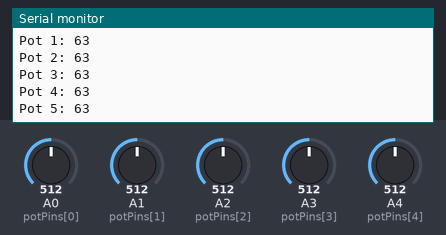
A sketch run on a simulated Arduino Leonardo, built with avr-gcc and run on an emulated ATmega32U4. On the bench: the last lines printed to the serial monitor. The test bench sets the inputs (shaded band); at power-on: A0 (potPins[0]) = 512, A1 (potPins[1]) = 512, A2 (potPins[2]) = 512, A3 (potPins[3]) = 512, A4 (potPins[4]) = 512.

Above: at 1.2 s.
1.3 s: A0 (potPins[0]) set to 716
2.8 s: A1 (potPins[1]) set to 716
4.3 s: A2 (potPins[2]) set to 716
At 5.2 s:
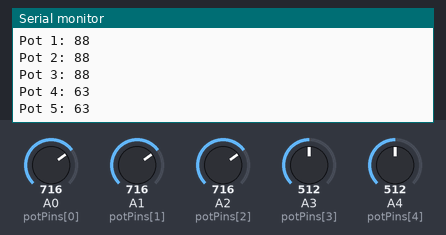
5.8 s: A3 (potPins[3]) set to 716
At 6.4 s:
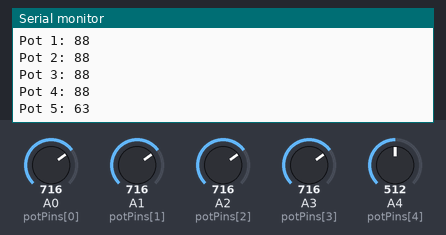
Timing chart, 0 to 7.2 s (numbered marks = the images above; inputs shaded):
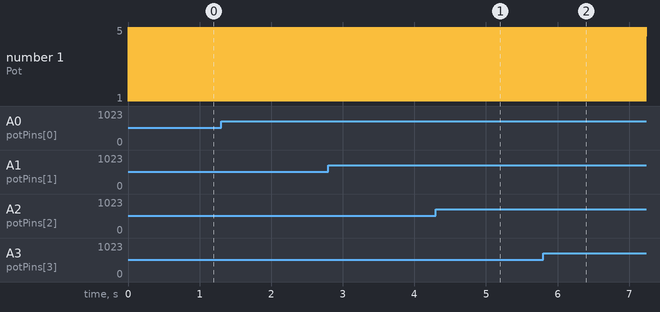

Measured:
- after the input at 4.3 s, the serial monitor: prints a new line at once (image 1)
- after the input at 5.8 s, the serial monitor: prints a new line at once (image 2)

The sketch:

supercontroller_test_0to5_MIDI.ino
```cpp
#include "MIDIUSB.h"

const int numPots = 5;
const int potPins[] = {A0, A1, A2, A3, A4};

void controlChange(byte channel, byte control, byte value) {
  midiEventPacket_t event = {0x0B, 0xB0 | channel, control, value};
  MidiUSB.sendMIDI(event);
}

void setup() {
  Serial.begin(115200);

  // Set the analog pins as inputs
  for (int i = 0; i < numPots; i++) {
    pinMode(potPins[i], INPUT);
  }
}

void loop() {
  for (int i = 0; i < numPots; i++) {
    // Read the analog value from the potentiometer
    int potValue = analogRead(potPins[i]);

    // Map the pot value (0-1023) to the CC value range (0-127)
    byte ccValue = map(potValue, 0, 1023, 0, 127);

    // Send the Control Change message over MIDI USB
    controlChange(0, i, ccValue);

    // Print values to Serial Monitor (optional)
    Serial.print("Pot ");
    Serial.print(i + 1);
    Serial.print(": ");
    Serial.println(ccValue);
  }

  // Delay to avoid flooding MIDI with messages
  delay(10);
}
```
